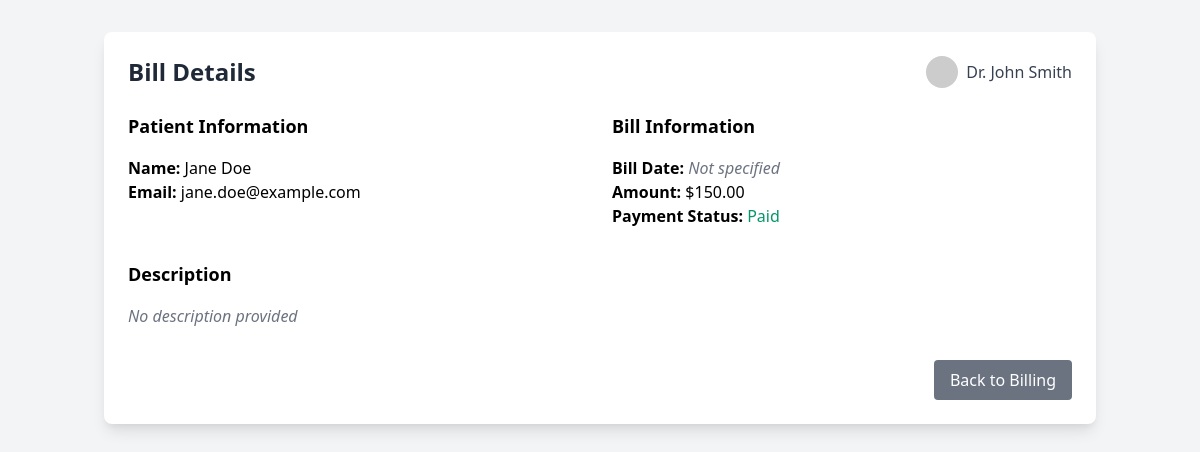
/bill_details.php?id=1 (signed in), run on the app's committed database.
### tables this page shows
CREATE TABLE IF NOT EXISTS doctors (
    id INT AUTO_INCREMENT PRIMARY KEY,
    first_name VARCHAR(50) NOT NULL,
    last_name VARCHAR(50) NOT NULL,
    email VARCHAR(100) NOT NULL UNIQUE,
    password VARCHAR(255) NOT NULL,
    phone VARCHAR(20),
    specialization VARCHAR(100),
    created_at DATETIME DEFAULT CURRENT_TIMESTAMP
);

CREATE TABLE IF NOT EXISTS billing (
    id INT AUTO_INCREMENT PRIMARY KEY,
    patient_id INT NOT NULL,
    doctor_id INT NOT NULL,
    appointment_id INT,
    amount DECIMAL(10, 2) NOT NULL,
    payment_method VARCHAR(50),
    payment_status ENUM('Pending', 'Paid', 'Cancelled') DEFAULT 'Pending',
    payment_date DATE,
    notes TEXT,
    created_at DATETIME DEFAULT CURRENT_TIMESTAMP,
    FOREIGN KEY (patient_id) REFERENCES patients(id) ON DELETE CASCADE,
    FOREIGN KEY (doctor_id) REFERENCES doctors(id) ON DELETE CASCADE,
    FOREIGN KEY (appointment_id) REFERENCES appointments(id) ON DELETE SET NULL
);

CREATE TABLE IF NOT EXISTS patients (
    id INT AUTO_INCREMENT PRIMARY KEY,
    first_name VARCHAR(50) NOT NULL,
    last_name VARCHAR(50) NOT NULL,
    email VARCHAR(100),
    phone VARCHAR(20),
    date_of_birth DATE,
    gender ENUM('M', 'F', 'Other'),
    address TEXT,
    medical_history TEXT,
    status ENUM('Active', 'Inactive') DEFAULT 'Active',
    created_at DATETIME DEFAULT CURRENT_TIMESTAMP
);

### bill_details.php (the view, shortened to what this page needs)
<?php
require_once 'config/database.php';
$bill_id = isset($_GET['id']) ? $_GET['id'] : null;
$stmt = $pdo->prepare("SELECT first_name, last_name FROM doctors WHERE id = :doctor_id");
$stmt->execute(['doctor_id' => $_SESSION['doctor_id']]);
$doctor = $stmt->fetch();
$doctor_name = $doctor['first_name'] . ' ' . $doctor['last_name'];
$stmt = $pdo->prepare("SELECT b.*, p.first_name as patient_first_name, p.last_name as patient_last_name, p.email as patient_email
                      FROM billing b
                      JOIN patients p ON b.patient_id = p.id
                      WHERE b.id = :bill_id");
$stmt->execute(['bill_id' => $bill_id]);
$bill = $stmt->fetch();
?>
<!DOCTYPE html>
<html lang="en">
<head>
    <link href="https://cdn.jsdelivr.net/npm/tailwindcss@2.2.19/dist/tailwind.min.css" rel="stylesheet">
    <link rel="stylesheet" href="https://cdnjs.cloudflare.com/ajax/libs/font-awesome/5.15.4/css/all.min.css">
</head>
<body class="bg-gray-100">
    <div class="container mx-auto px-4 py-8">
        <div class="bg-white rounded-lg shadow-lg p-6">
            <div class="flex justify-between items-center mb-6">
                <h1 class="text-2xl font-bold text-gray-800">Bill Details</h1>
                <div class="flex items-center space-x-2">
                    <img src="https://ui-avatars.com/api/?name=<?= urlencode($doctor_name) ?>&background=0D8ABC&color=fff" alt="Profile" class="w-8 h-8 rounded-full">
                    <span class="text-gray-700">Dr. <?= htmlspecialchars($doctor_name) ?></span>
                </div>
            </div>
            <div class="grid grid-cols-2 gap-6">
                <div>
                    <h2 class="text-lg font-semibold mb-4">Patient Information</h2>
                    <p><strong>Name:</strong> <?= htmlspecialchars($bill['patient_first_name'] . ' ' . $bill['patient_last_name']) ?></p>
                    <p><strong>Email:</strong> <?= htmlspecialchars($bill['patient_email']) ?></p>
                </div>
                <div>
                    <h2 class="text-lg font-semibold mb-4">Bill Information</h2>
                    <p><strong>Bill Date:</strong>
                        <?php if (isset($bill['bill_date']) && !empty($bill['bill_date'])): ?>
                            <?= date('F j, Y', strtotime($bill['bill_date'])) ?>
                        <?php else: ?>
                            <span class="text-gray-500 italic">Not specified</span>
                        <?php endif; ?>
                    </p>
                    <p><strong>Amount:</strong>
                        <?php if (isset($bill['amount'])): ?>
                            $<?= number_format($bill['amount'], 2) ?>
                        <?php else: ?>
                            <span class="text-gray-500 italic">Not specified</span>
                        <?php endif; ?>
                    </p>
                    <p><strong>Payment Status:</strong>
                        <?php if (isset($bill['payment_status']) && !empty($bill['payment_status'])): ?>
                            <span class="<?= $bill['payment_status'] === 'Paid' ? 'text-green-600' : 'text-yellow-600' ?>">
                                <?= htmlspecialchars($bill['payment_status']) ?>
                            </span>
                        <?php else: ?>
                            <span class="text-gray-500 italic">Not specified</span>
                        <?php endif; ?>
                    </p>
                </div>
            </div>
            <div class="mt-8">
                <h2 class="text-lg font-semibold mb-4">Description</h2>
                <p class="text-gray-700">
                    <?php if (isset($bill['description']) && !empty($bill['description'])): ?>
                        <?= nl2br(htmlspecialchars($bill['description'])) ?>
                    <?php else: ?>
                        <span class="text-gray-500 italic">No description provided</span>
                    <?php endif; ?>
                </p>
            </div>
            <div class="mt-8 flex justify-end">
                <a href="billing.php" class="bg-gray-500 text-white px-4 py-2 rounded hover:bg-gray-600">
                    Back to Billing
                </a>
            </div>
        </div>
    </div>
</body>
</html>

### data on the page
doctors: doctor_name "John Smith"
billing: patient.last_name "Jane Doe", patient.email "jane.doe@example.com", amount "150.00", payment_status "Paid"
